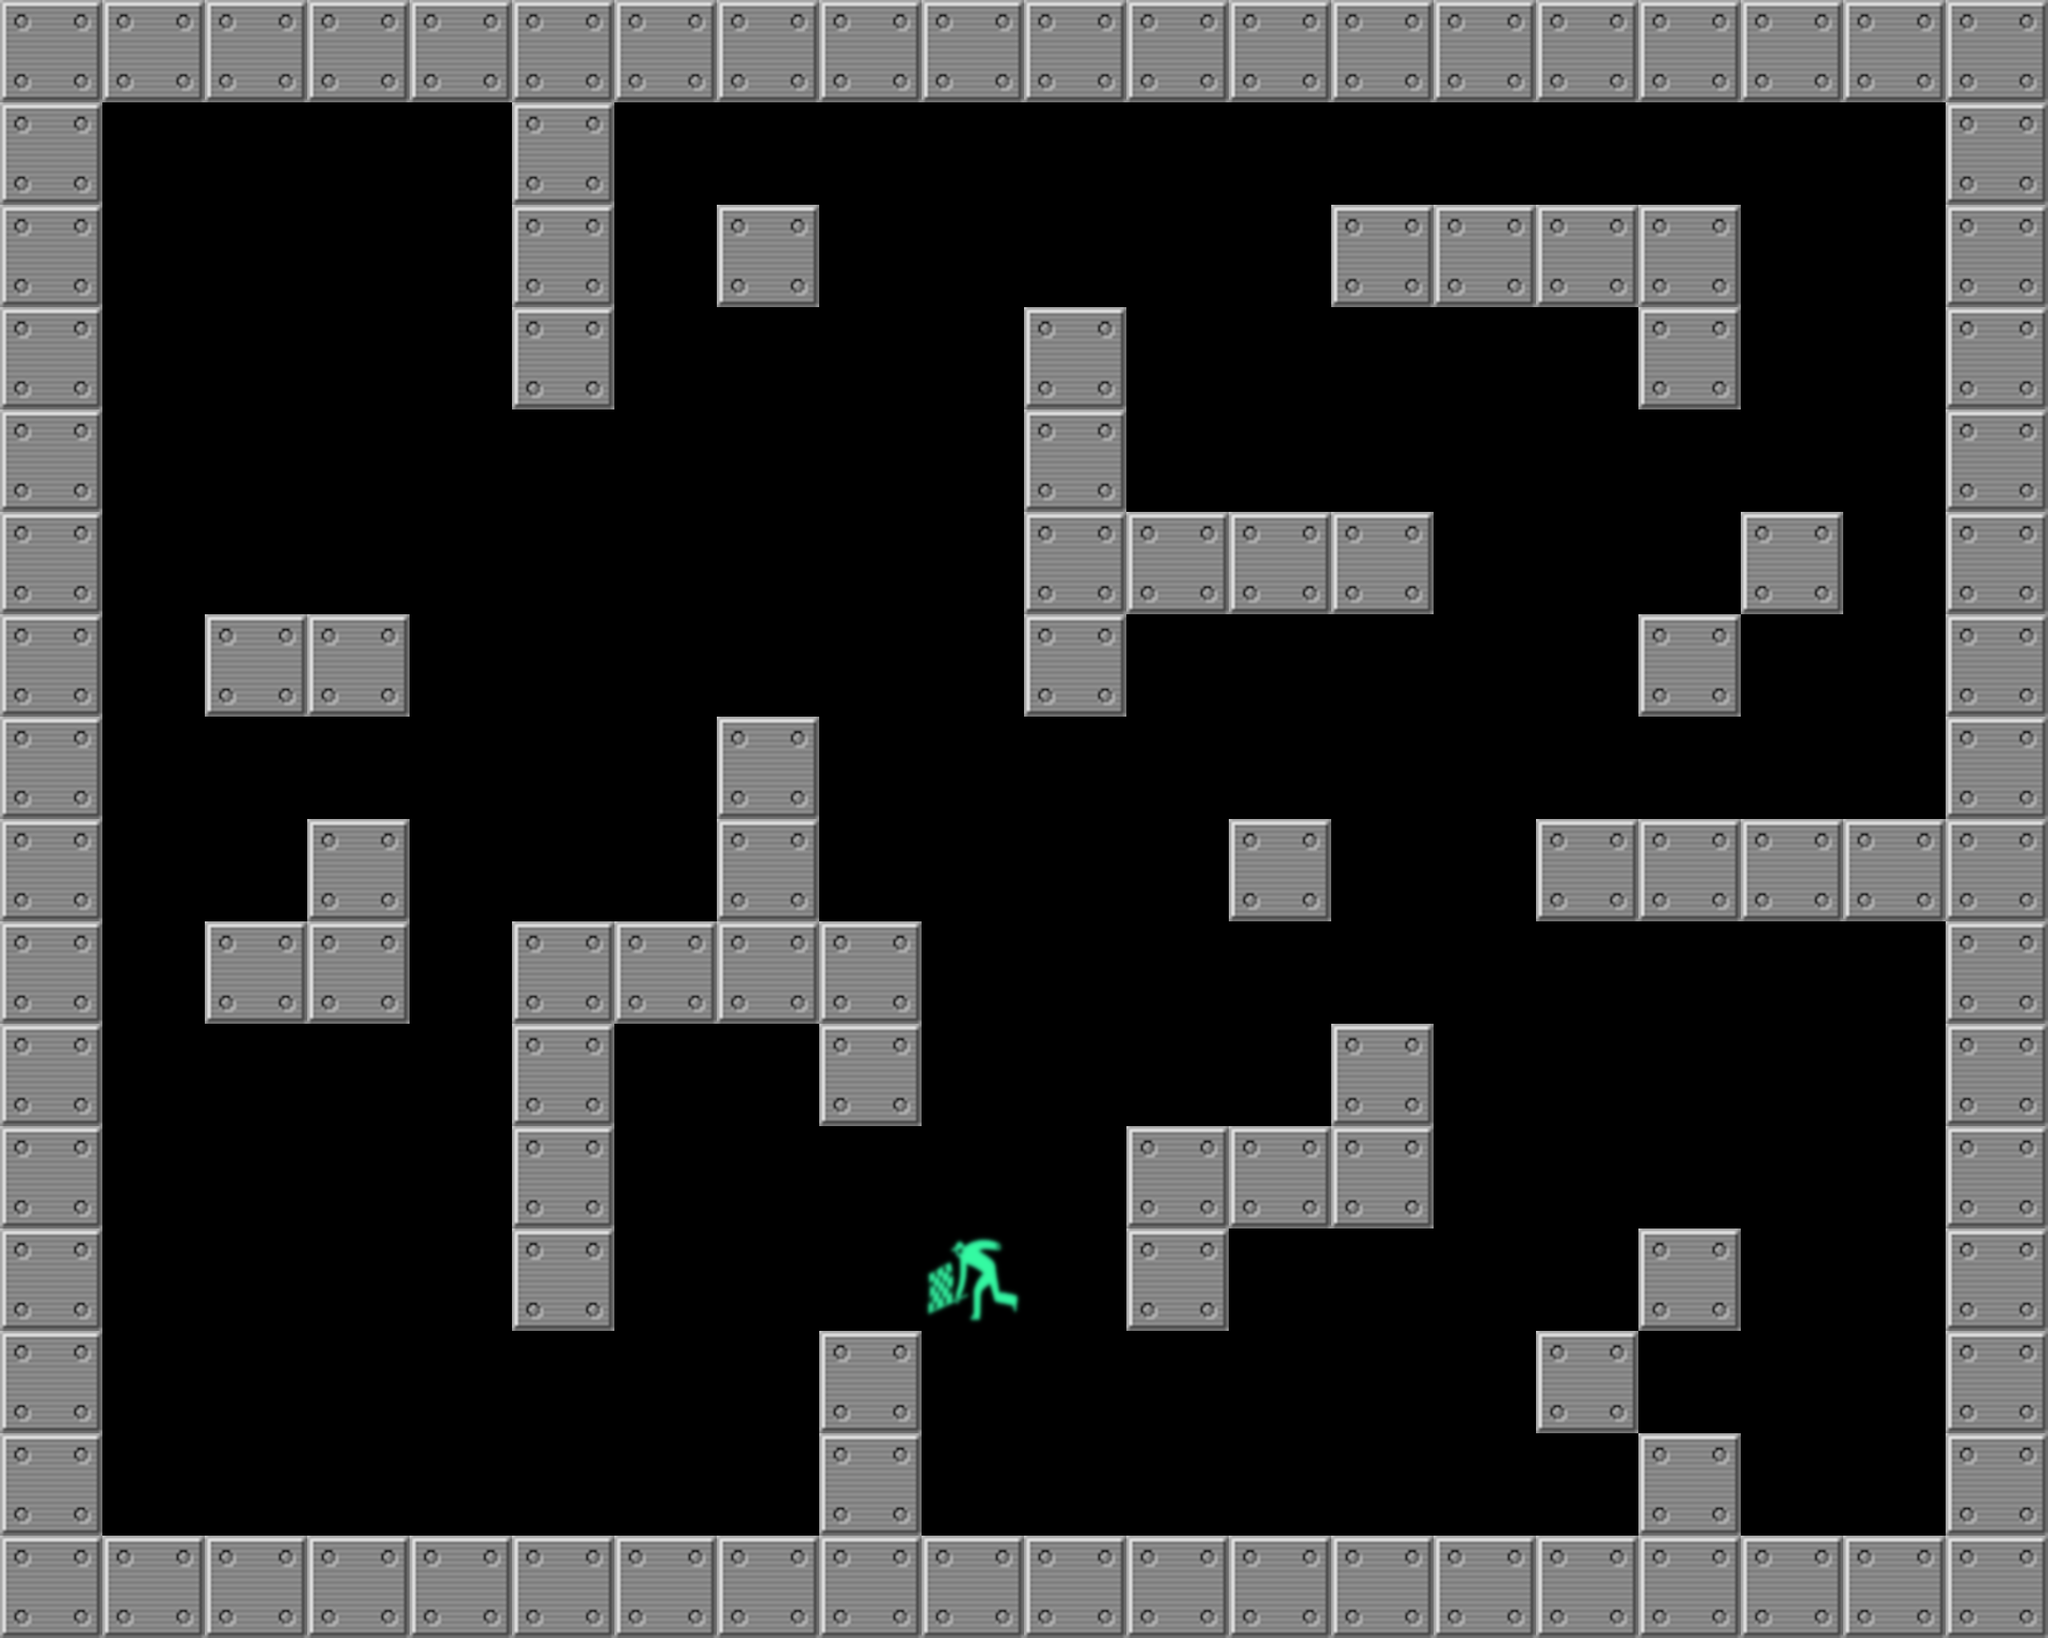

This is a level from a 2D game, rendered from its Tiled map with the project's own tilesets. A one-line summary and the complete map file follow:
An orthogonal 20x16 tile map with 128x128 px tiles, 5 tile layers (Walls_layer, Startposition_layer, Targets_layer, Floor_layer, ...).

<map version="1.5" tiledversion="1.6.0" orientation="orthogonal" renderorder="right-down" width="20" height="16" tilewidth="128" tileheight="128" infinite="0" nextlayerid="6" nextobjectid="1">
 <tileset firstgid="1" name="sarkadband_tileset" tilewidth="128" tileheight="128" tilecount="5" columns="0">
  <grid orientation="orthogonal" width="1" height="1" />
  <tile id="0">
   <image width="128" height="128" source="../misc/start_flag_128.png" />
  </tile>
  <tile id="1">
   <image width="128" height="128" source="../tiles/wall.png" />
  </tile>
  <tile id="2">
   <image width="128" height="128" source="../tiles/floor.gif" />
  </tile>
  <tile id="3">
   <image width="128" height="128" source="../tiles/target.png" />
  </tile>
  <tile id="4">
   <image width="128" height="128" source="../items/box.png" />
  </tile>
 </tileset>
 <layer id="1" name="Walls_layer" width="20" height="16" locked="1">
  <data encoding="csv">
2,2,2,2,2,2,2,2,2,2,2,2,2,2,2,2,2,2,2,2,
2,0,0,0,0,2,0,0,0,0,0,0,0,0,0,0,0,0,0,2,
2,0,0,0,0,2,0,2,0,0,0,0,0,2,2,2,2,0,0,2,
2,0,0,0,0,2,0,0,0,0,2,0,0,0,0,0,2,0,0,2,
2,0,0,0,0,0,0,0,0,0,2,0,0,0,0,0,0,0,0,2,
2,0,0,0,0,0,0,0,0,0,2,2,2,2,0,0,0,2,0,2,
2,0,2,2,0,0,0,0,0,0,2,0,0,0,0,0,2,0,0,2,
2,0,0,0,0,0,0,2,0,0,0,0,0,0,0,0,0,0,0,2,
2,0,0,2,0,0,0,2,0,0,0,0,2,0,0,2,2,2,2,2,
2,0,2,2,0,2,2,2,2,0,0,0,0,0,0,0,0,0,0,2,
2,0,0,0,0,2,0,0,2,0,0,0,0,2,0,0,0,0,0,2,
2,0,0,0,0,2,0,0,0,0,0,2,2,2,0,0,0,0,0,2,
2,0,0,0,0,2,0,0,0,0,0,2,0,0,0,0,2,0,0,2,
2,0,0,0,0,0,0,0,2,0,0,0,0,0,0,2,0,0,0,2,
2,0,0,0,0,0,0,0,2,0,0,0,0,0,0,0,2,0,0,2,
2,2,2,2,2,2,2,2,2,2,2,2,2,2,2,2,2,2,2,2
</data>
 </layer>
 <layer id="2" name="Startposition_layer" width="20" height="16" locked="1">
  <data encoding="csv">
0,0,0,0,0,0,0,0,0,0,0,0,0,0,0,0,0,0,0,0,
0,0,0,0,0,0,0,0,0,0,0,0,0,0,0,0,0,0,0,0,
0,0,0,0,0,0,0,0,0,0,0,0,0,0,0,0,0,0,0,0,
0,0,0,0,0,0,0,0,0,0,0,0,0,0,0,0,0,0,0,0,
0,0,0,0,0,0,0,0,0,0,0,0,0,0,0,0,0,0,0,0,
0,0,0,0,0,0,0,0,0,0,0,0,0,0,0,0,0,0,0,0,
0,0,0,0,0,0,0,0,0,0,0,0,0,0,0,0,0,0,0,0,
0,0,0,0,0,0,0,0,0,0,0,0,0,0,0,0,0,0,0,0,
0,0,0,0,0,0,0,0,0,0,0,0,0,0,0,0,0,0,0,0,
0,0,0,0,0,0,0,0,0,0,0,0,0,0,0,0,0,0,0,0,
0,0,0,0,0,0,0,0,0,0,0,0,0,0,0,0,0,0,0,0,
0,0,0,0,0,0,0,0,0,0,0,0,0,0,0,0,0,0,0,0,
0,0,0,0,0,0,0,0,0,1,0,0,0,0,0,0,0,0,0,0,
0,0,0,0,0,0,0,0,0,0,0,0,0,0,0,0,0,0,0,0,
0,0,0,0,0,0,0,0,0,0,0,0,0,0,0,0,0,0,0,0,
0,0,0,0,0,0,0,0,0,0,0,0,0,0,0,0,0,0,0,0
</data>
 </layer>
 <layer id="4" name="Targets_layer" width="20" height="16" locked="1">
  <data encoding="csv">
0,0,0,0,0,0,0,0,0,0,0,0,0,0,0,0,0,0,0,0,
0,0,0,0,0,0,0,0,0,0,0,0,0,0,0,0,0,0,0,0,
0,0,0,0,0,0,0,0,0,0,0,0,0,0,0,0,0,0,0,0,
0,0,0,0,0,0,0,0,0,0,0,0,0,0,0,0,0,0,0,0,
0,0,0,0,0,0,0,0,0,0,0,0,0,0,0,0,0,0,0,0,
0,0,0,0,0,0,0,0,0,0,0,0,0,0,0,0,0,0,0,0,
0,0,0,0,0,0,0,0,0,0,0,0,0,0,0,0,0,0,0,0,
0,0,0,0,0,0,0,0,0,0,0,0,0,0,0,0,0,0,0,0,
0,0,0,0,0,0,0,0,0,0,0,0,0,0,0,0,0,0,0,0,
0,0,0,0,0,0,0,0,0,0,0,0,0,0,0,0,0,0,0,0,
0,0,0,0,0,0,0,0,0,0,0,0,0,0,0,0,0,0,0,0,
0,0,0,0,0,0,0,0,0,0,0,0,0,0,0,0,0,0,0,0,
0,0,0,0,0,0,0,0,0,0,0,0,0,0,0,0,0,0,0,0,
0,0,0,0,0,0,0,0,0,0,0,0,0,0,0,0,0,0,0,0,
0,0,0,0,0,0,0,0,0,0,0,0,0,0,0,0,0,0,0,0,
0,0,0,0,0,0,0,0,0,0,0,0,0,0,0,0,0,0,0,0
</data>
 </layer>
 <layer id="5" name="Floor_layer" width="20" height="16" locked="1">
  <data encoding="csv">
0,0,0,0,0,0,0,0,0,0,0,0,0,0,0,0,0,0,0,0,
0,0,0,0,0,0,0,0,0,0,0,0,0,0,0,0,0,0,0,0,
0,0,0,0,0,0,0,0,0,0,0,0,0,0,0,0,0,0,0,0,
0,0,0,0,0,0,0,0,0,0,0,0,0,0,0,0,0,0,0,0,
0,0,0,0,0,0,0,0,0,0,0,0,0,0,0,0,0,0,0,0,
0,0,0,0,0,0,0,0,0,0,0,0,0,0,0,0,0,0,0,0,
0,0,0,0,0,0,0,0,0,0,0,0,0,0,0,0,0,0,0,0,
0,0,0,0,0,0,0,0,0,0,0,0,0,0,0,0,0,0,0,0,
0,0,0,0,0,0,0,0,0,0,0,0,0,0,0,0,0,0,0,0,
0,0,0,0,0,0,0,0,0,0,0,0,0,0,0,0,0,0,0,0,
0,0,0,0,0,0,0,0,0,0,0,0,0,0,0,0,0,0,0,0,
0,0,0,0,0,0,0,0,0,0,0,0,0,0,0,0,0,0,0,0,
0,0,0,0,0,0,0,0,0,0,0,0,0,0,0,0,0,0,0,0,
0,0,0,0,0,0,0,0,0,0,0,0,0,0,0,0,0,0,0,0,
0,0,0,0,0,0,0,0,0,0,0,0,0,0,0,0,0,0,0,0,
0,0,0,0,0,0,0,0,0,0,0,0,0,0,0,0,0,0,0,0
</data>
 </layer>
 <layer id="3" name="Boxes_layer" width="20" height="16" locked="1">
  <data encoding="csv">
0,0,0,0,0,0,0,0,0,0,0,0,0,0,0,0,0,0,0,0,
0,0,0,0,0,0,0,0,0,0,0,0,0,0,0,0,0,0,0,0,
0,0,0,0,0,0,0,0,0,0,0,0,0,0,0,0,0,0,0,0,
0,0,0,0,0,0,0,0,0,0,0,0,0,0,0,0,0,0,0,0,
0,0,0,0,0,0,0,0,0,0,0,0,0,0,0,0,0,0,0,0,
0,0,0,0,0,0,0,0,0,0,0,0,0,0,0,0,0,0,0,0,
0,0,0,0,0,0,0,0,0,0,0,0,0,0,0,0,0,0,0,0,
0,0,0,0,0,0,0,0,0,0,0,0,0,0,0,0,0,0,0,0,
0,0,0,0,0,0,0,0,0,0,0,0,0,0,0,0,0,0,0,0,
0,0,0,0,0,0,0,0,0,0,0,0,0,0,0,0,0,0,0,0,
0,0,0,0,0,0,0,0,0,0,0,0,0,0,0,0,0,0,0,0,
0,0,0,0,0,0,0,0,0,0,0,0,0,0,0,0,0,0,0,0,
0,0,0,0,0,0,0,0,0,0,0,0,0,0,0,0,0,0,0,0,
0,0,0,0,0,0,0,0,0,0,0,0,0,0,0,0,0,0,0,0,
0,0,0,0,0,0,0,0,0,0,0,0,0,0,0,0,0,0,0,0,
0,0,0,0,0,0,0,0,0,0,0,0,0,0,0,0,0,0,0,0
</data>
 </layer>
</map>
